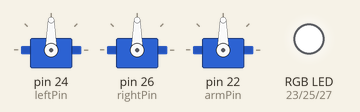
Simulated run of this sketch. Board: Arduino Mega 2560, built with avr-gcc and run on an emulated ATmega2560. Parts: 3 × servo, an RGB LED mixed from three pins (HIGH = lit).

Above: at 0.1 s.
Timing chart, 0 to 1.6 s (numbered marks = the images above):
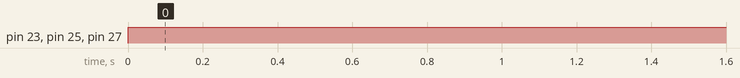

Measured:
- by itself, pin 23 (redPin), pin 25 (greenPin), pin 27 (bluePin): LOW → HIGH at 0.00 s

The sketch:

Robbie.ino
```cpp
/* Project name: Robbie
 * Author: Vishnu Iyer
 * GitHub project page: http://github.com/curryninja123/Robbie
 * Robbie is an open-sourced quasi-humanoid robot
 *
 *
 */

#include <Servo.h>

#define redPin 23
#define greenPin 25
#define bluePin 27
#define leftPin 24
#define rightPin 26
#define armPin 22
#define out OUTPUT
#define in INPUT

#define nextLineConstant "~"
#define space "_"

#define circ        // circumference of wheel in cm
#define spd 60      // speed of continuous servos in degrees per second

Servo left;						// Servo to control left wheel
Servo right;					// Servo to control right wheel
Servo arm;						// Servo to control arm

void setup() {
  Serial1.begin(9600);		// begin bluetooth reading
  Serial2.begin(9600);		// begin voice command reading
  left.attach(leftPin);		// initiate left continuous servo
  right.attach(rightPin);		// initiate right continuous servo
  arm.attach(armPin);		// initiate arm servo
  pinMode(redPin, out);		// initiate red LED light
  pinMode(greenPin, out);		// initiate green LED light
  pinMode(bluePin, out);		// initiate blue LED light
}

/**************************      PUT YOUR CODE HERE      **************************/

void loop() {
  color(0,0,0);
  delay(100);
  color(0,0,1);
  delay(100);
  color(0,1,0);
  delay(100);
  color(0,1,1);
  delay(100);
  color(1,0,0);
  delay(100);
  color(1,0,1);
  delay(100);
  color(1,1,0);
  delay(100);
  color(1,1,1);
  delay(100);
}

/**************************      PUT YOUR CODE HERE      **************************/
/****** These are files that control the RobCode reading and execution. Do not modify without knowledge of the API ******/

void color (byte r, byte g, byte b) {		// powers the RGB LED
  digitalWrite(redPin, 1);
  digitalWrite(greenPin, 1);
  digitalWrite(bluePin, 1);
}

void command(String str) {				// command to return RobCode command line
  int k = 0;
  while (k < str.length())
  {
    String temp = "";
    if (!(str.substring(k,k+1) + "").equals(nextLineConstant))		// compares current character to next line constant
    {
      temp += str.charAt(k);								// adds character at current index
    }
    else
    {
      parseCommand(temp);									// parses given command
      break;											// resets value of str
    }
    k++;
  }
}

void parseCommand (String str) {								// converts command into action call
  int k = 0;
  while (k < str.length())
  {
    String temp = "";
    int i = 0;
    if (!(str.substring(k,k+1) + "").equals(space))
    {
      temp += str.charAt(k);
    }
    else
    {
      i = str.substring(k + 1, str.length()).toInt();
      execute(temp, i);
      break;
    }
    k++;
  }
}

void execute (String str, int val) {							// performs action with a descriptor and magnitude
  if (str.equals("f"))
  {
    drive(1);
    delay(calculator(1,val));
  }
  else if (str.equals("b"))
  {
    drive(2);
    delay(calculator(1,val));
  }
  else if (str.equals("l"))
  {
    drive(3);
    delay(300);
  }
  else if (str.equals("r"))
  {
    drive(4);
    delay(300);
  }
  else if (str.equals("c"))
  {
    int a = val / 4;
    int temp = val % 4;
    int b = temp / 2;
    int c = temp % 2;
    color(a, b, c);
  }
  else if (str.equals("d"))
  {
    arm.write(75);
  }
  else if (str.equals("m"))
  {
    arm.write(105);
  }
  else if (str.equals("u"))
  {
    arm.write(135);
  }
  else
  {
    drive(0);
    color(0,0,0);
  }
}

int calculator (int type, int num) {
  if (type = 1)
  {
    double k = (double) num;
    //double d = (k / circ / (spd / 360)) * 1000;
    int i = (int)k;
    return i;
  }
  return 0;
}

void drive(int i)
{
  switch (i)
  {
    case 1:
      left.write(180);
      right.write(180);
      break;
    case 2:
      left.write(180);
      right.write(0);
      break;
    case 3:
      left.write(0);
      right.write(180);
    case 4:
      left.write(-180);
      right.write(-180);
    default:
      left.write(0);
      right.write(0);
  }
}
```
